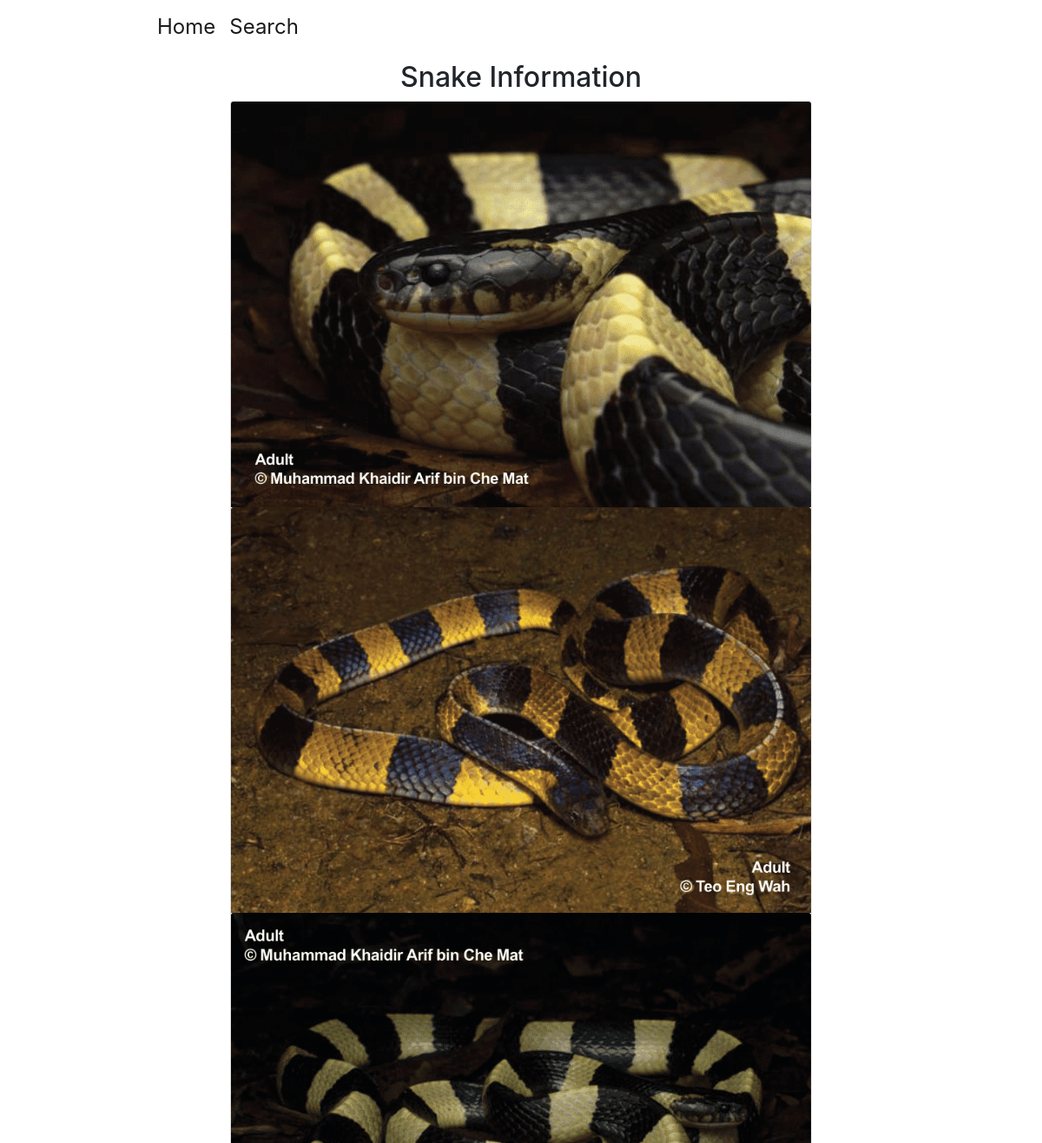
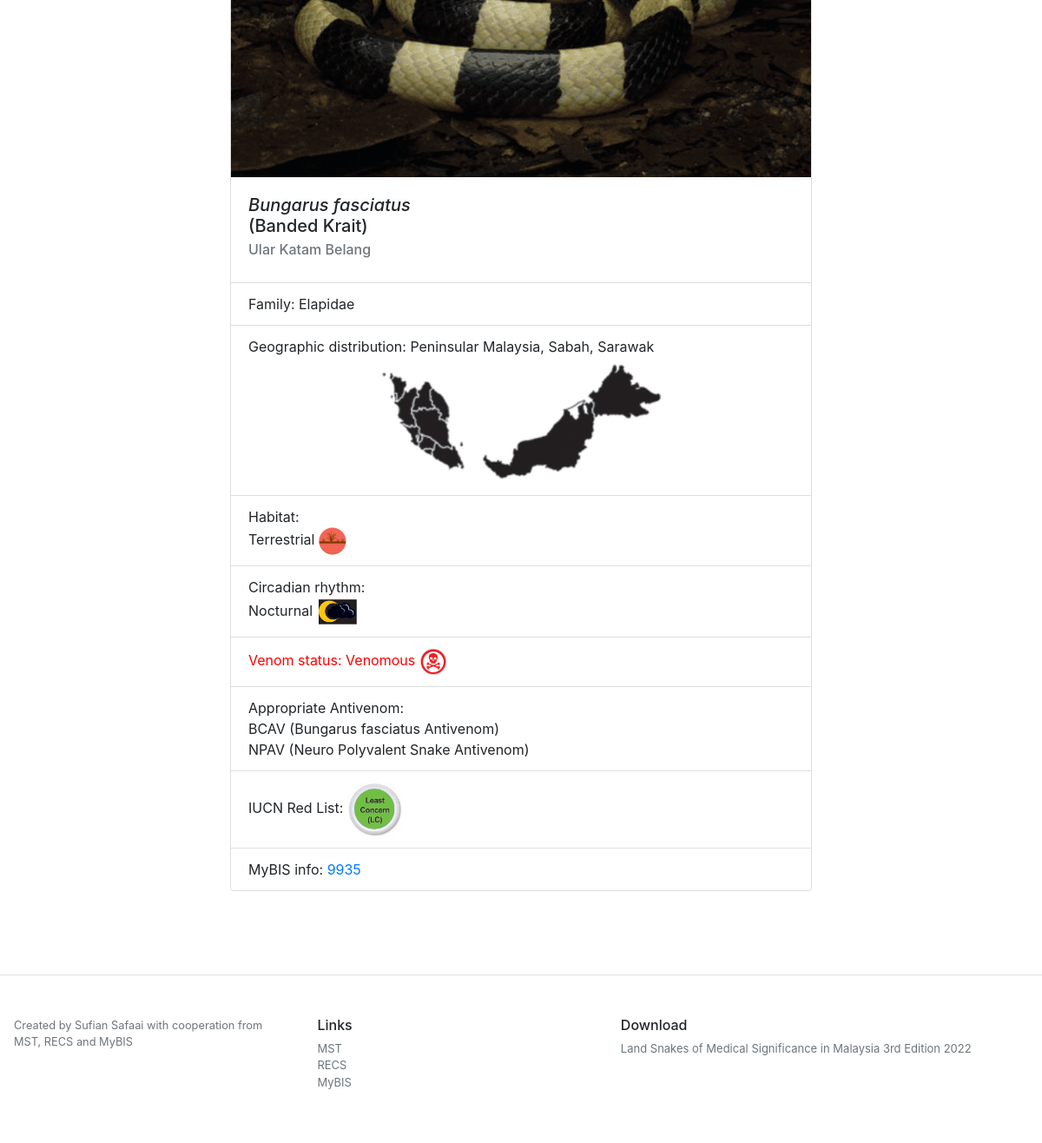
The page /snake_info/2 on the database its author committed (2 pictures, top to bottom).
### project/models.py (models this page shows)
class Snakes(db.Model):
    __tablename__ = 'snake'
    id = db.Column(db.Integer, primary_key=True)
    name_en = db.Column(db.String(50), nullable=True)
    name_bm = db.Column(db.String(50), nullable=True)
    name_scientific = db.Column(db.String(50), nullable=True)
    family = db.Column(db.String(50), nullable=True)
    snake_location = db.Column(db.String(50), nullable=True)
    habitat = db.Column(db.String(50), nullable=True)
    circadian = db.Column(db.String(50), nullable=True)
    venom_status = db.Column(db.String(50), nullable=True)
    antivenom = db.Column(db.String(50), nullable=True)
    iucn = db.Column(db.String(50), nullable=True)
    mybis = db.Column(db.String(50), nullable=True)
    locations = db.relationship('Snake_location', backref = 'location', lazy='dynamic')

### project/sdata/sdata.py (the view)
@sdata.route('/snake_info/<int:id>')
def snake_info(id):
    snake_intel = Snakes.query.get(id)
    mypath = 'project/static/snake_img/' + str(id)
    img_files = [f for f in listdir(mypath) if isfile(join(mypath, f))]
    def convert(string):
        li = list(string.split(","))
        return li
    return render_template('snake_info.html',
    snake_intel=snake_intel,
    img_files=img_files,
    convert=convert
    )

### project/sdata/templates/snake_info.html (shortened to what this page needs)
{% extends "base.html" %}
{% block head %}
{{super()}}
<head>
</head>
{% endblock %}
{% block content %}
<div class="container" style="padding-top: 10px;margin: auto;max-width: 700px;">
  <h2 style="text-align: center;">Snake Information</h2>
  <div class="card" style="width: 100%;">
    {% for i in img_files %}
    <img class="card-img-top" src="{{url_for('sdata.img_info', id=snake_intel.id, filename=i )}}" alt="Card image cap">
    {% endfor %}
    <div class="card-body">
      <h5 class="card-title"><i>{{snake_intel.name_scientific}}</i><br>({{snake_intel.name_en}})</h5>
      <h6 class="card-subtitle mb-2 text-muted">{{ snake_intel.name_bm }}</h6>
    </div>
    <ul class="list-group list-group-flush">
      <li class="list-group-item">Family: {{snake_intel.family}}</li>
      <li class="list-group-item">Geographic distribution: {{snake_intel.snake_location}}<br>
        <img class="card-img-top mx-auto" src="{{url_for('sdata.geo', id=snake_intel.id )}}" alt="Card image cap" style="max-width: 355px;display: block;">
      </li>
      <li class="list-group-item">Habitat: <br>
      {% for h in convert(snake_intel.habitat) %}
        {{h}}
         <img class="img-fluid" src="{{url_for('sdata.static', filename='logo/')}}{{h.lower() +'.png'}}" alt="Card image cap" style="max-width: 32px;">
         <br>
       {% endfor %}
      </li>
      <li class="list-group-item">Circadian rhythm:<br>
      {% for c in convert(snake_intel.circadian) %}
      {% if c %}
       {{c}}
        <img  class="img-fluid" src="{{url_for('sdata.static', filename='logo/')}}{{c.lower() +'.png'}}" alt="Card image cap" style="max-width: 48px;">
        <br>
      {% else %}
        None
      {% endif %}
      {% endfor %}
      </li>
      {% if snake_intel.venom_status=='Venomous' %}
      <li class="list-group-item" style="color:red">Venom status: Venomous
        <img class="img-fluid" src="{{url_for('sdata.static', filename='logo/venomous.png')}}" alt="Card image cap" style="max-width: 32px;">
      </li>
      {% elif snake_intel.venom_status=='Non-venomous' %}
      <li class="list-group-item" style="color:green">Venom status: Non-venomous
        <img class="img-fluid" src="{{url_for('sdata.static', filename='logo/non-venomous.png')}}" alt="Card image cap" style="max-width: 32px;">
      </li>
      {% elif snake_intel.venom_status=='Undetermined' %}
      <li class="list-group-item">Venom status: Undetermined
        <img class="img-fluid" src="{{url_for('sdata.static', filename='logo/undetermined.png')}}" alt="Card image cap" style="max-width: 32px;">
      </li>
      {% else %}
      <li class="list-group-item">Venom status: {{snake_intel.venom_status}}</li>
      {% endif %}
      <li class="list-group-item">Appropriate Antivenom: <br>
        {% for a in convert(snake_intel.antivenom) %}
        {{ a }}<br>
        {% endfor %}
      </li>
      {% if snake_intel.iucn=='least' %}
      <li class="list-group-item">IUCN Red List:
        <img class="img-fluid" src="{{url_for('sdata.static', filename='logo/')}}{{snake_intel.iucn+'.png'}}" alt="Card image cap" style="max-width: 64px;">
      </li>
      {% elif snake_intel.iucn=='vulnerable' %}
      <li class="list-group-item">IUCN Red List:
        <img class="img-fluid" src="{{url_for('sdata.static', filename='logo/')}}{{snake_intel.iucn+'.png'}}" alt="Card image cap" style="max-width: 64px;">
      </li>
      {% elif snake_intel.iucn=='not_evaluated' %}
      <li class="list-group-item">IUCN Red List:
        <img class="img-fluid" src="{{url_for('sdata.static', filename='logo/')}}{{snake_intel.iucn+'.png'}}" alt="Card image cap" style="max-width: 64px;">
      </li>
      {% else %}
      <li class="list-group-item">IUCN Red List: None</li>
      {% endif %}
      <li class="list-group-item">MyBIS info: <a href="https://www.mybis.gov.my/sp/{{snake_intel.mybis}}"
          target="blank">{{snake_intel.mybis}}</a></li>
    </ul>
  </div>
  <br>
  <br>
</div>
{% endblock %}

### rows shown on the page
Snakes: name_scientific "Bungarus fasciatus", name_en "Banded Krait", name_bm "Ular Katam Belang", family "Elapidae", snake_location "Peninsular Malaysia, Sabah, Sarawak", habitat "Terrestrial", circadian "Nocturnal", iucn (picture), mybis "9935"

### other values the page prints
{{ a }} "BCAV (Bungarus fasciatus Antivenom)" "NPAV (Neuro Polyvalent Snake Antivenom)"
